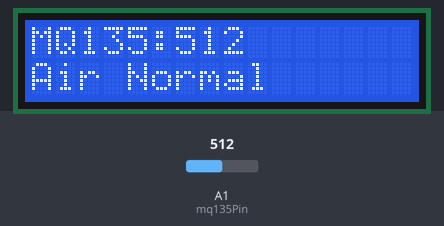
Recording of a sketch running on a simulated Arduino Uno, built with avr-gcc and run on an emulated ATmega328P. Shown: 16×2 character LCD. The inputs (shaded band) are chosen by the test bench; at power-on: A1 (mq135Pin) = 512. What the sketch prints to the serial monitor is not drawn.

Above: at 12.2 s.
12.3 s: A1 (mq135Pin) set to 702
At 13.4 s:
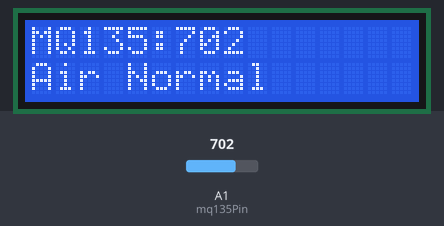
14.6 s: A1 (mq135Pin) set to 721
At 16.3 s:
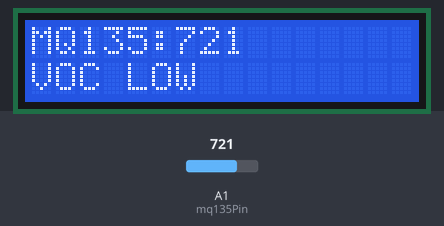
16.6 s: A1 (mq135Pin) set to 1006
At 18.3 s:
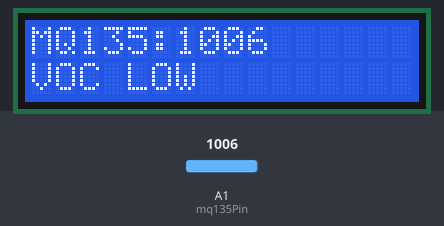
18.6 s: A1 (mq135Pin) set to 1013
At 20.4 s:
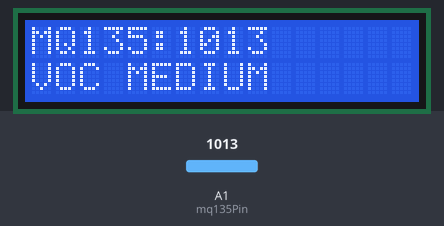
Timing chart, 0 to 21.6 s (numbered marks = the images above; inputs shaded):
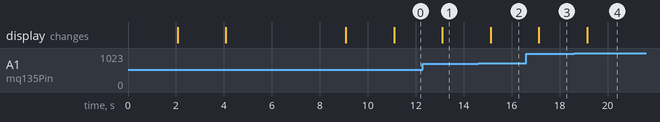

Measured:
- the behaviour switches between 712 and 713 on A1 (mq135Pin) (found by bisection; images 1 and 2)
- the behaviour switches between 1012 and 1013 on A1 (mq135Pin) (found by bisection; images 3 and 4)
- after the input at 12.3 s, the display: changes after 0.81 s (image 1)
- after the input at 14.6 s, the display: changes after 0.52 s (image 2)
- after the input at 16.6 s, the display: changes after 0.53 s (image 3)
- after the input at 18.6 s, the display: changes after 0.54 s (image 4)

The sketch:

bucketCode.ino
```cpp
#include <LiquidCrystal.h>

const int mq135Pin = 1;

const int rs = 12;
const int en = 11;
const int d4 = 7;
const int d5 = 6;
const int d6 = 5;
const int d7 = 4;

LiquidCrystal lcd(rs, en, d4, d5, d6, d7);

int baseline = 0;

void setup() {
  Serial.begin(115200);
  delay(2000);

  lcd.begin(16, 2);
  lcd.clear();
  lcd.setCursor(0, 0);
  lcd.print("Air Quality");
  lcd.setCursor(0, 1);
  lcd.print("Starting...");
  delay(2000);

  long total = 0;

  lcd.clear();
  lcd.setCursor(0, 0);
  lcd.print("Calibrating...");
  lcd.setCursor(0, 1);
  lcd.print("Clean air only");

  for (int i = 0; i < 100; i++) {
    total += analogRead(mq135Pin);
    delay(50);
  }

  baseline = total / 100;

  Serial.print("Baseline: ");
  Serial.println(baseline);

  lcd.clear();
  lcd.setCursor(0, 0);
  lcd.print("Baseline:");
  lcd.setCursor(0, 1);
  lcd.print(baseline);
  delay(2000);
}

void loop() {
  int value = analogRead(mq135Pin);
  int difference = value - baseline;

  Serial.print("Raw: ");
  Serial.print(value);
  Serial.print(" | Difference: ");
  Serial.println(difference);

  lcd.clear();

  lcd.setCursor(0, 0);
  lcd.print("MQ135:");
  lcd.print(value);

  lcd.setCursor(0, 1);

  if (difference > 1000) {
    lcd.print("VOC HIGH");
    Serial.println("Possible benzene/VOC presence: HIGH");
  }
  else if (difference > 500) {
    lcd.print("VOC MEDIUM");
    Serial.println("Possible benzene/VOC presence: MEDIUM");
  }
  else if (difference > 200) {
    lcd.print("VOC LOW");
    Serial.println("Possible benzene/VOC presence: LOW");
  }
  else {
    lcd.print("Air Normal");
    Serial.println("Air quality normal");
  }

  delay(1000);
}
```
